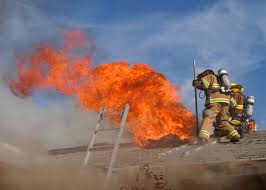
#> input picture fire5.jpeg, 266 x 190 px
$ python -i vid_filter.py   (imports and definitions only)
#> lines starting #> are read from the running program, lines starting #| are printed output that depends on the picture
from cv2 import *
from SimpleCV import *
import numpy

mov = 'IMG_0175.mov'
# [1 line that did not run here, left out]

def rgbfilter2(image):
	b,g,r = split(image)
	rt = 0
	gt = 100
	bt = 140
	ggt = compare(g,gt,CMP_GT)
	bbt = compare(b,bt,CMP_LT)
	rrt = compare(r,rt,CMP_GT)
	rgb = bitwise_and(ggt,bbt)
	return bitwise_and(rgb,rrt)


def rgbfilter(image):
	'''
	This is a color filter based on a method proposed in "Fire Detection Using Statistical
	Color Model in Video Sequences" by Turgay Celik, Hasan Demeril, Huseyin Ozkaramanli, Mustafa Uyguroglu

	This method uses the RGB color space and does three comparisons.
	The method returns true at any pixel that satisfies:
	red > green > blue
	red > red threshold (depends on amount of light in image)
	'''

	b,g,r = split(image)
	rt = 100
	gb = compare(g,b,CMP_GT)
	rg = compare(r,g,CMP_GT)
	rrt = compare(r,rt,CMP_GT)
	rgb = bitwise_and(rg,gb)
	return bitwise_and(rgb,rrt)


def labfilter(image):
	'''
	This is a filter based on a method proposed in "Fast and Efficient Method for Fire Detection
	Using Image Processing" by Turgay Celik

	This method uses the CIE L*a*b* color space and performs 4 bitwise filters
	The method returns true at any pixel that satisfies:
	L* > Lm* (mean of L* values)
	a* > am* (mean of a* values)
	b* > bm* (mean of b* values)
	b* > a*
	'''
	cieLab = cvtColor(image,COLOR_BGR2LAB)
	L,a,b = split(cieLab)
	Lm = mean(L)
	am = mean(a)
	bm = mean(b)
	R1 = compare(L,Lm,CMP_GT)
	R2 = compare(a,am,CMP_GT)
	R3 = compare(b,bm,CMP_GT)
	R4 = compare(b,a,CMP_GT)
	R12 = bitwise_and(R1,R2)
	R34 = bitwise_and(R3,R4)
	return bitwise_and(R12,R34)
i = 0
# [37 lines not run here, left out]

>>> import cv2
>>> picture = cv2.imread('fire5.jpeg', cv2.IMREAD_GRAYSCALE)
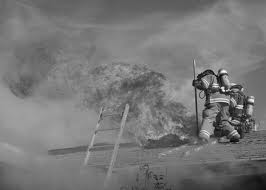
#> picture: shape (190, 266); min 0, max 255, mean 119.2
#> (the run stopped early here; a loop or call above may not have finished)
